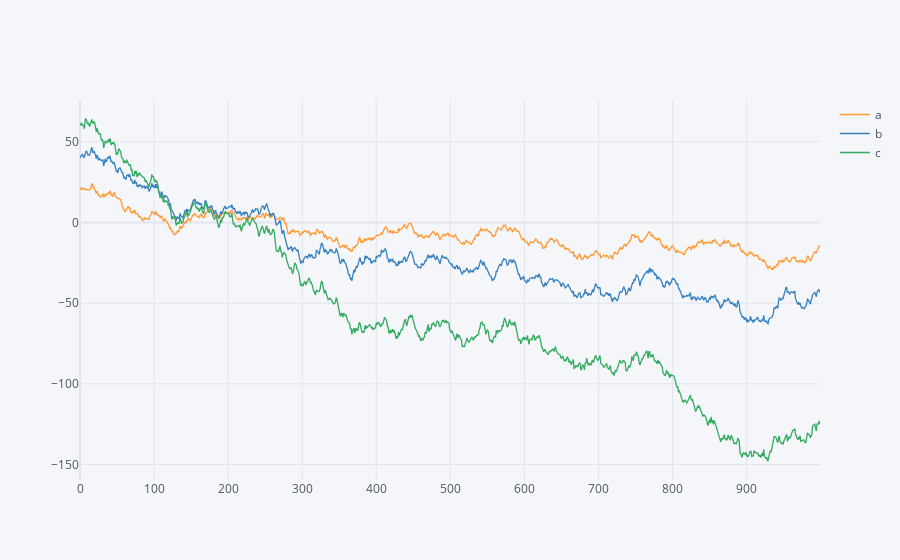

This figure's notebook cell:
### Code cell
df1.iplot(kind='area')

### Figure 1 — Plotly figure (JSON) as saved in the notebook; plotly's stock layout.template omitted (floating-point values rounded to 4 significant figures; data arrays with more than 128 entries replaced by an {"elided": "..."} marker saying what was removed)
{"data": [{"line": {"color": "rgba(255, 153, 51, 1.0)", "dash": "solid", "shape": "linear", "width": 1.3}, "mode": "lines", "name": "a", "text": "", "type": "scatter", "x": {"elided": "1000 int values"}, "y": {"elided": "1000 float values"}}, {"line": {"color": "rgba(55, 128, 191, 1.0)", "dash": "solid", "shape": "linear", "width": 1.3}, "mode": "lines", "name": "b", "text": "", "type": "scatter", "x": {"elided": "1000 int values"}, "y": {"elided": "1000 float values"}}, {"line": {"color": "rgba(50, 171, 96, 1.0)", "dash": "solid", "shape": "linear", "width": 1.3}, "mode": "lines", "name": "c", "text": "", "type": "scatter", "x": {"elided": "1000 int values"}, "y": {"elided": "1000 float values"}}], "layout": {"legend": {"bgcolor": "#F5F6F9", "font": {"color": "#4D5663"}}, "paper_bgcolor": "#F5F6F9", "plot_bgcolor": "#F5F6F9", "title": {"font": {"color": "#4D5663"}}, "xaxis": {"gridcolor": "#E1E5ED", "showgrid": true, "tickfont": {"color": "#4D5663"}, "title": {"font": {"color": "#4D5663"}, "text": ""}, "zerolinecolor": "#E1E5ED"}, "yaxis": {"gridcolor": "#E1E5ED", "showgrid": true, "tickfont": {"color": "#4D5663"}, "title": {"font": {"color": "#4D5663"}, "text": ""}, "zerolinecolor": "#E1E5ED"}}}
